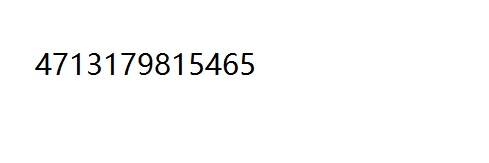
//> input picture Challenge/20191122DesignReport/20191122论文/201702065wangjiahui/number_recognition代码/number3.jpg, 489 x 163 px
$ ./main   (built with g++ and OpenCV 4)
//> lines starting //> are read from the running program, lines starting //| are printed output that depends on the picture; after the words box and inside, x2 and y2 are one past the last pixel; in counts of white or black regions, pixels touching at a corner belong together
#define _CRT_SECURE_NO_WARNINGS
#include <opencv2/opencv.hpp>
#include <iostream>

using namespace std;
using namespace cv;

class myRect
{
public:
	myRect(){}
	~myRect(){}
	myRect(Rect &temp):myRc(temp){}
	//比较矩形左上角的横坐标，以便排序
	bool operator<(myRect &rect)
	{
		if (this->myRc.x < rect.myRc.x)
		{
			return true;
		}
		else
		{
			return false;
		}
	}
	//重载赋值运算符
	myRect operator=(myRect &rect)
	{
		this->myRc = rect.myRc;
		return *this;
	}
	//获取矩形
	Rect getRect()
	{
		return myRc;
	}
private:
	Rect myRc;//存放矩形
};

//求图片的像素和
int getPiexSum(Mat &image)
{
	int sum = 0;
	for (int i = 0; i < image.cols; i++)
	{
		for (int j = 0; j < image.rows; j++)
		{
			sum += image.at<uchar>(j, i);
		}
	}
	return sum;
}

/*主函数*/
int main()
{
	//输入要识别的图片，并显示
	Mat srcImage = imread("number3.jpg");
//> srcImage is the input picture: 163 rows x 489 cols, CV_8UC3; mean B, G, R 250.7, 250.8, 250.7
	imshow("原图", srcImage);
	//对图像进行处理，转化为灰度图然后再转为二值图
	Mat grayImage;
	cvtColor(srcImage, grayImage, COLOR_BGR2GRAY);
	Mat binImage;
	//第4个参数为CV_THRESH_BINARY_INV是因为我的输入原图为白底黑字
	//若为黑底白字则选择CV_THRESH_BINARY即可
	threshold(grayImage, binImage, 100, 255, CV_THRESH_BINARY_INV);
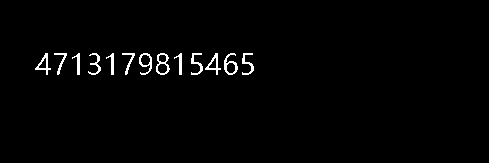
//> binImage: 163 rows x 489 cols, CV_8UC1; 1.5% white in thin lines or dots, all inside (x1, y1, x2, y2) = (35, 53, 254, 75)

	//寻找轮廓，必须指定为寻找外部轮廓，不然一个数字可能有多个轮廓组成，比如4,6,8,9等数字
	Mat conImage = Mat::zeros(binImage.size(), binImage.type());
	vector<vector<Point>> contours;
	vector<Vec4i> hierarchy;
	//指定CV_RETR_EXTERNAL寻找数字的外轮廓
	findContours(binImage, contours, hierarchy, CV_RETR_EXTERNAL, CV_CHAIN_APPROX_NONE);
//> contours = 13 contours; largest, box (x1, y1, x2, y2) and area: (156, 53, 170, 75) 204, (224, 53, 238, 75) 154, (139, 53, 152, 75) 148, (205, 53, 221, 75) 116, (35, 53, 51, 75) 116
	//绘制轮廓
	drawContours(conImage, contours, -1, 255);
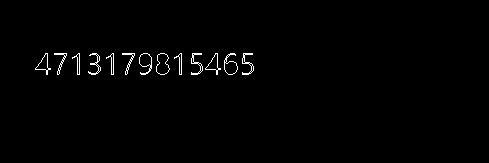
//> conImage: 163 rows x 489 cols, CV_8UC1; 1% white in thin lines or dots, all inside (x1, y1, x2, y2) = (35, 53, 254, 75)

	//将每个数字，分离开，保存到容器中
	vector<myRect> sort_rect;
	for (int i = 0; i < contours.size(); i++)
	{
		//boundingRect返回轮廓的外接矩阵
		Rect tempRect = boundingRect(contours[i]);
		sort_rect.push_back(tempRect);
	}
//> this loop made 13 passes
//> tempRect on passes 1 to 12: Rect(242, 53, 12, 22), Rect(224, 53, 14, 22), Rect(205, 53, 16, 22), Rect(191, 53, 12, 22), Rect(174, 53, 8, 22), Rect(156, 53, 14, 22), Rect(139, 53, 13, 22), Rect(122, 53, 13, 22), Rect(106, 53, 8, 22), Rect(88, 53, 13, 22), Rect(72, 53, 8, 22), Rect(54, 53, 13, 22)

	//对矩形进行排序，因为轮廓的顺序不一定是数字真正的顺序
	for (int  i = 0; i < sort_rect.size(); i++)
	{
		for (int j = i + 1; j < sort_rect.size(); j++)
		{
			if (sort_rect[j] < sort_rect[i])
			{
				myRect temp = sort_rect[j];
				sort_rect[j] = sort_rect[i];
				sort_rect[i] = temp;
			}
		}
	}
//> this loop made 13 passes


	// [15 lines of commented-out code are left out]
	vector<Mat> myTemplate;
	for (int i = 0; i < 10; i++)
	{
		char name[64];
		sprintf(name, "number2.jpg", i);
		Mat temp = imread(name, 0);
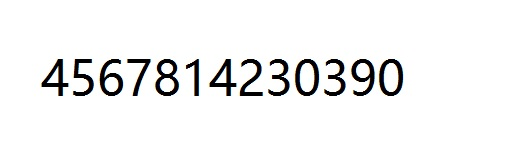
//> input picture Challenge/20191122DesignReport/20191122论文/201702065wangjiahui/number_recognition代码/number2.jpg, 507 x 148 px
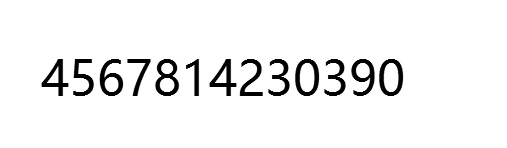
//> temp: 148 rows x 507 cols, CV_8UC1; min 0, max 255, mean 240.6
		myTemplate.push_back(temp);
	}

	//按顺序取出和分割数字
	vector<Mat> myROI;
	for (int i = 0; i < sort_rect.size(); i++)
	{
		Mat ROI;
		ROI = conImage(sort_rect[i].getRect());
		Mat dstROI = Mat::zeros(myTemplate[0].size(),myTemplate[0].type());
		resize(ROI, dstROI, myTemplate[0].size(), 0, 0, INTER_NEAREST);
		myROI.push_back(dstROI);
	}

	//进行比较,将图片与模板相减，然后求全部像素和，和最小表示越相似，进而完成匹配
	vector<int> seq;//顺序存放识别结果
	for (int i = 0; i < myROI.size(); i++)
	{
		Mat subImage;
		int sum = 0;
		int min = 100000;
		int min_seq = 0;//记录最小的和对应的数字
		for (int j = 0; j < 10; j++)
		{
			//计算两个图片的差值
			absdiff(myROI[i], myTemplate[j], subImage);
			sum = getPiexSum(subImage);
			if (sum < min)
			{
				min = sum;
				min_seq = j;
			}
			sum = 0;
		}
		seq.push_back(min_seq);
	}

	//输出结果
	cout << "识别结果为：";
	for (int i = 0; i < seq.size(); i++)
	{
		cout << seq[i];
	}
	cout << endl;

	waitKey(0);
	system("pause");
	return 0;
}
